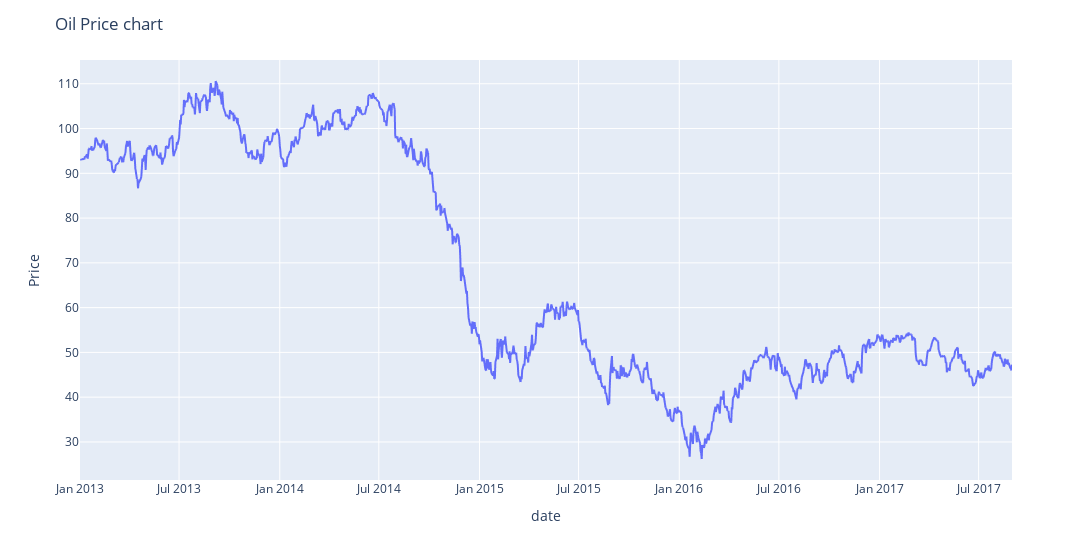

Write notebook code for a chart like this one.
### Markdown cell above
## Oil prices

### Code cell
# filling nans using splines

oil.interpolate('spline', order=3, inplace=True)
fig = px.line(oil)
fig.update_layout({'width': 1200,
                   'title': 'Oil Price chart',
                   'yaxis': {'title': 'Price'},
                   'showlegend': False})
fig.show()

### Figure 1 — Plotly figure (JSON) as saved in the notebook; plotly's stock layout.template omitted (floating-point values rounded to 4 significant figures; data arrays with more than 128 entries replaced by an {"elided": "..."} marker saying what was removed)
{"data": [{"hovertemplate": "variable=dcoilwtico<br>date=%{x}<br>value=%{y}<extra></extra>", "legendgroup": "dcoilwtico", "line": {"color": "#636efa", "dash": "solid"}, "marker": {"symbol": "circle"}, "mode": "lines", "name": "dcoilwtico", "showlegend": true, "type": "scattergl", "x": {"elided": "1218 str values"}, "xaxis": "x", "y": {"elided": "1218 float values"}, "yaxis": "y"}], "layout": {"legend": {"title": {"text": "variable"}, "tracegroupgap": 0}, "margin": {"t": 60}, "showlegend": false, "title": {"text": "Oil Price chart"}, "width": 1200, "xaxis": {"anchor": "y", "domain": [0, 1], "title": {"text": "date"}}, "yaxis": {"anchor": "x", "domain": [0, 1], "title": {"text": "Price"}}}}
